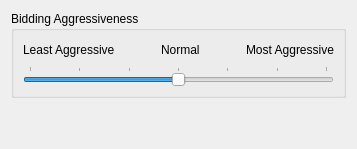
   <widget class="QWidget" name="bidConfigPage">
    <attribute name="title">
     <string>Config</string>
    </attribute>
    <layout class="QVBoxLayout" name="verticalLayout_40">
     <item>
      <layout class="QVBoxLayout" name="verticalLayout_37">
       <item>
        <widget class="QGroupBox" name="bidAgrBox">
         <property name="title">
          <string>Bidding Aggressiveness</string>
         </property>
         <layout class="QVBoxLayout" name="verticalLayout_2">
          <item>
           <layout class="QVBoxLayout" name="verticalLayout">
            <item>
             <layout class="QHBoxLayout" name="horizontalLayout">
              <item>
               <widget class="QLabel" name="label">
                <property name="text">
                 <string>Least Aggressive</string>
                </property>
               </widget>
              </item>
              <item>
               <spacer name="horizontalSpacer">
                <property name="orientation">
                 <enum>Qt::Horizontal</enum>
                </property>
                <property name="sizeHint" stdset="0">
                 <size>
                  <width>40</width>
                  <height>20</height>
                 </size>
                </property>
               </spacer>
              </item>
              <item>
               <widget class="QLabel" name="label_2">
                <property name="text">
                 <string>Normal</string>
                </property>
               </widget>
              </item>
              <item>
               <spacer name="horizontalSpacer_2">
                <property name="orientation">
                 <enum>Qt::Horizontal</enum>
                </property>
                <property name="sizeHint" stdset="0">
                 <size>
                  <width>40</width>
                  <height>20</height>
                 </size>
                </property>
               </spacer>
              </item>
              <item>
               <widget class="QLabel" name="label_3">
                <property name="text">
                 <string>Most Aggressive</string>
                </property>
               </widget>
              </item>
             </layout>
            </item>
            <item>
             <widget class="QSlider" name="biddingAggressiveness">
              <property name="minimum">
               <number>-3</number>
              </property>
              <property name="maximum">
               <number>3</number>
              </property>
              <property name="pageStep">
               <number>1</number>
              </property>
              <property name="tracking">
               <bool>false</bool>
              </property>
              <property name="orientation">
               <enum>Qt::Horizontal</enum>
              </property>
              <property name="tickPosition">
               <enum>QSlider::TicksAbove</enum>
              </property>
              <property name="tickInterval">
               <number>1</number>
              </property>
             </widget>
            </item>
           </layout>
          </item>
         </layout>
        </widget>
       </item>
       <item>
        <spacer name="verticalSpacer_4">
         <property name="orientation">
          <enum>Qt::Vertical</enum>
         </property>
         <property name="sizeHint" stdset="0">
          <size>
           <width>20</width>
           <height>40</height>
          </size>
         </property>
        </spacer>
       </item>
      </layout>
     </item>
    </layout>
   </widget>
